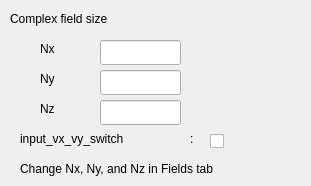
        <widget class="QWidget" name="page_12">
         <widget class="QLabel" name="label_96">
          <property name="geometry">
           <rect>
            <x>20</x>
            <y>160</y>
            <width>251</width>
            <height>17</height>
           </rect>
          </property>
          <property name="text">
           <string>Change Nx, Ny, and Nz in Fields tab</string>
          </property>
         </widget>
         <widget class="QLabel" name="label_86">
          <property name="geometry">
           <rect>
            <x>40</x>
            <y>40</y>
            <width>67</width>
            <height>17</height>
           </rect>
          </property>
          <property name="text">
           <string>Nx</string>
          </property>
         </widget>
         <widget class="QLineEdit" name="lineEdit_22">
          <property name="geometry">
           <rect>
            <x>100</x>
            <y>70</y>
            <width>81</width>
            <height>25</height>
           </rect>
          </property>
          <property name="readOnly">
           <bool>true</bool>
          </property>
         </widget>
         <widget class="QLineEdit" name="lineEdit_28">
          <property name="geometry">
           <rect>
            <x>100</x>
            <y>100</y>
            <width>81</width>
            <height>25</height>
           </rect>
          </property>
          <property name="readOnly">
           <bool>true</bool>
          </property>
         </widget>
         <widget class="QLineEdit" name="lineEdit_19">
          <property name="geometry">
           <rect>
            <x>100</x>
            <y>40</y>
            <width>81</width>
            <height>25</height>
           </rect>
          </property>
          <property name="readOnly">
           <bool>true</bool>
          </property>
         </widget>
         <widget class="QLabel" name="label_94">
          <property name="geometry">
           <rect>
            <x>40</x>
            <y>70</y>
            <width>67</width>
            <height>17</height>
           </rect>
          </property>
          <property name="text">
           <string>Ny</string>
          </property>
         </widget>
         <widget class="QLabel" name="label_84">
          <property name="geometry">
           <rect>
            <x>10</x>
            <y>10</y>
            <width>161</width>
            <height>17</height>
           </rect>
          </property>
          <property name="text">
           <string>Complex field size</string>
          </property>
         </widget>
         <widget class="QLabel" name="label_95">
          <property name="geometry">
           <rect>
            <x>40</x>
            <y>100</y>
            <width>67</width>
            <height>17</height>
           </rect>
          </property>
          <property name="text">
           <string>Nz</string>
          </property>
         </widget>
         <widget class="QCheckBox" name="checkBox_19">
          <property name="geometry">
           <rect>
            <x>210</x>
            <y>130</y>
            <width>92</width>
            <height>23</height>
           </rect>
          </property>
          <property name="text">
           <string/>
          </property>
         </widget>
         <widget class="QLabel" name="label_7">
          <property name="geometry">
           <rect>
            <x>20</x>
            <y>130</y>
            <width>161</width>
            <height>17</height>
           </rect>
          </property>
          <property name="text">
           <string>input_vx_vy_switch</string>
          </property>
         </widget>
         <widget class="QLabel" name="label_61">
          <property name="geometry">
           <rect>
            <x>190</x>
            <y>130</y>
            <width>16</width>
            <height>17</height>
           </rect>
          </property>
          <property name="text">
           <string>:</string>
          </property>
         </widget>
        </widget>
